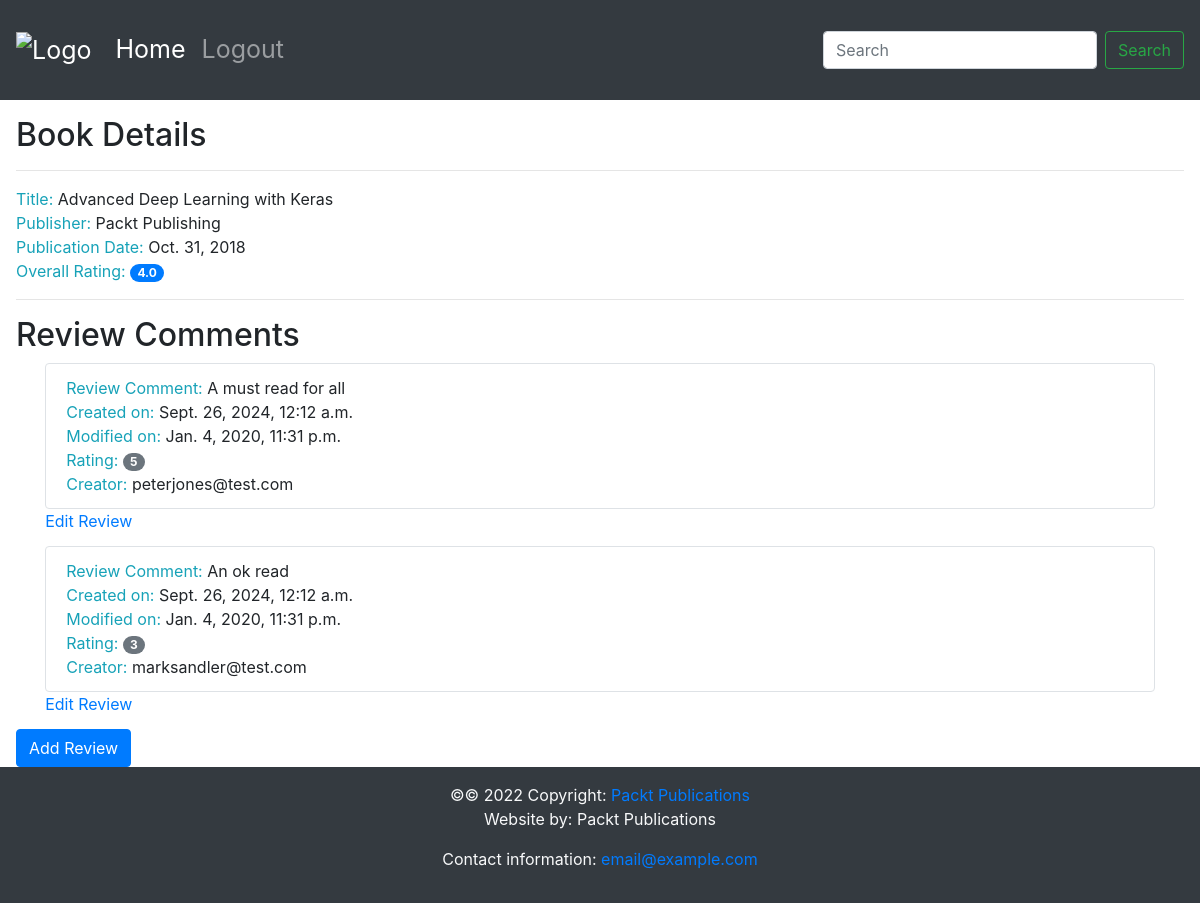
Page /books/1/ on the committed database.
### reviews/models.py (models this page shows, shortened)
class Book(models.Model):
  title = models.CharField(max_length=70, help_text="The title of the book")
  publication_date = models.DateField(verbose_name="Date the book was published.")
  isbn = models.CharField(max_length=20, verbose_name="ISBN number of the book.")
  publisher = models.ForeignKey(Publisher, on_delete=models.CASCADE)
  contributor = models.ManyToManyField(Contributor, through="BookContributor")

class Publisher(models.Model):
  name = models.CharField(max_length=50, help_text="The name of the Publisher")
  website = models.URLField(help_text="The Publisher's website")
  email = models.EmailField(help_text="The Publisher's email address")
  def __str__(self):
    return self.name

class Review(models.Model):
  content = models.TextField(help_text="The Review text.")
  rating = models.IntegerField(help_text="The rating the reviewer has given.")
  date_created = models.DateTimeField(auto_now_add=True, help_text="The date and time the review was created.")
  date_edited = models.DateTimeField(null=True, help_text="The date and time the review was last edited.")
  creator = models.ForeignKey(auth.get_user_model(), on_delete=models.CASCADE)
  book = models.ForeignKey(Book, on_delete=models.CASCADE, help_text="The Book that this review is for.")

### reviews/views.py (the view)
# urls.py: path('books/<int:int>/', book_detail, name='book-detail'),
def book_detail(request, int):
  try:
    book = Book.objects.get(id=int)
  except Book.DoesNotExist:
    book = None
  if book:
    title = f'{book.title}'
    count_review = book.review_set.count()
    total_review = book.review_set.aggregate(total_review=Sum('rating'))['total_review']
    if count_review > 0:
      book.avg_rating = total_review/count_review
    else:
      book.avg_rating = None
  else:
    messages.warning(request, 'Không tìm thấy cuốn sách bạn cần')
    return redirect('/')
  context = {'title': title,
              'book': book}
  return render(request, 'pages/book-detail.html', context)

### templates/pages/book-detail.html
{% extends '../layouts/base.html' %}
{% block body %}
<h2 class="mt-3">Book Details</h2>
<hr>
<span class="text-info">Title: </span>
<span>{{ book.title }}</span>
<br>
<span class="text-info">Publisher: </span>
<span>{{ book.publisher }}</span>
<br>
<span class="text-info">Publication Date: </span>
<span>{{ book.publication_date }}</span>
<br>
{% if book.avg_rating %}
<span class="text-info">Overall Rating: </span>
<span class="badge badge-primary badge-pill">{{ book.avg_rating|floatformat:1 }}</span>
<br>
{% endif %}
<hr>
{% if book.review_set.all %}
<h2 class="mt-3">Review Comments</h2>
{% for review in book.review_set.all %}
<div class="d-flex justify-content-center mb-2">
  <ul class="list-group list-group-flush" style="width: 95%;">
    <li class="border rounded list-group-item">
      <span class="text-info">Review Comment: </span>
      <span>{{ review.content }}</span>
      <br>
      <span class="text-info">Created on: </span>
      <span>{{ review.date_created }}</span>
      <br>
      <span class="text-info">Modified on: </span>
      <span>{{ review.date_edited }}</span>
      <br>
      <span class="text-info">Rating: </span>
      <span class="badge badge-secondary badge-pill">{{ review.rating }}</span>
      <br>
      <span class="text-info">Creator: </span>
      <span>{{ review.creator }}</span>
      <br>
    </li>
    <a style="text-decoration: none; padding-bottom: 5px;" href="/books/{{ book.id }}/reviews/{{ review.id }}/">Edit Review</a>
  </ul>
</div>
{% endfor %}
{% endif %}
<a class="btn btn-primary" href="/books/{{ book.id }}/reviews/new/">Add Review</a>
{% endblock %}

### templates/layouts/base.html (shortened to what this page needs)
<!DOCTYPE html>
<html lang="en">
<head>
  <link rel="stylesheet" href="https://stackpath.bootstrapcdn.com/bootstrap/4.4.1/css/bootstrap.min.css">
  <link rel="stylesheet" href="https://cdnjs.cloudflare.com/ajax/libs/font-awesome/6.5.2/css/all.min.css"/>
</head>
<body>
  {% include '../partials/header.html'%}
  <main style="min-height: 67.5vh;" class="mr-3 ml-3">
    {% block body %}
    {% endblock %}
  </main>
  {% include '../partials/footer.html' %}
</body>
</html>

### templates/partials/header.html (shortened to what this page needs)
<nav class="navbar navbar-expand-sm navbar-dark bg-dark sticky-top">
  <a class="navbar-brand" href="/">
    <img src="https://raw.githubusercontent.com/PacktPublishing/Web-Development-with-Django-Second-Edition/refs/heads/main/Chapter07/Exercise7.03/bookr/reviews/static/reviews/logo.png"
    alt="Logo"
    height="60px">
  </a>
  <div class="collapse navbar-collapse" id="navbarSupportedContent">
    <ul class="navbar-nav mr-auto">
      <li class="nav-item active">
        <a class="nav-link" href="/books/">Home <span class="sr-only">(current)</span></a>
      </li>
      <li class="nav-item">
        <a class="nav-link" href="#">Logout</a>
      </li>
    </ul>
    <form class="form-inline my-2 my-lg-0" action="/book-search/">
      <input class="form-control mr-sm-2" name="search" type="search" placeholder="Search" minlength="3" value="{{ search_text }}">
      <button class="btn btn-outline-success my-2 my-sm-0" type="submit">Search</button>
    </form>
  </div>
</nav>

### templates/partials/footer.html
<footer class="page-footer bg-dark font-small blue text-light">
  <div class="footer-copyright text-center py-3">&copy;© 2022 Copyright:
    <a href="https://www.packtpub.com"> Packt Publications</a>
    <p>Website by: Packt Publications</p>
    <p>Contact information: <a href="mailto:email@example.com">email@example.com</a></p>
  </div>
</footer>

### templates/partials/header.html (style rules this page uses)
.navbar { min-height: 100px; font-size: 25px; }
.navbar-brand { font-size: 25px; }

### rows in the picture
Book: title "Advanced Deep Learning with Keras", publisher "Packt Publishing", publication_date "Oct. 31, 2018", avg_rating "4.0"
Review: content "A must read for all", date_created "Sept. 26, 2024, 12:12 a.m.", date_edited "Jan. 4, 2020, 11:31 p.m.", rating "5", creator "peterjones@test.com"
Review: content "An ok read", date_created "Sept. 26, 2024, 12:12 a.m.", date_edited "Jan. 4, 2020, 11:31 p.m.", rating "3", creator "marksandler@test.com"
